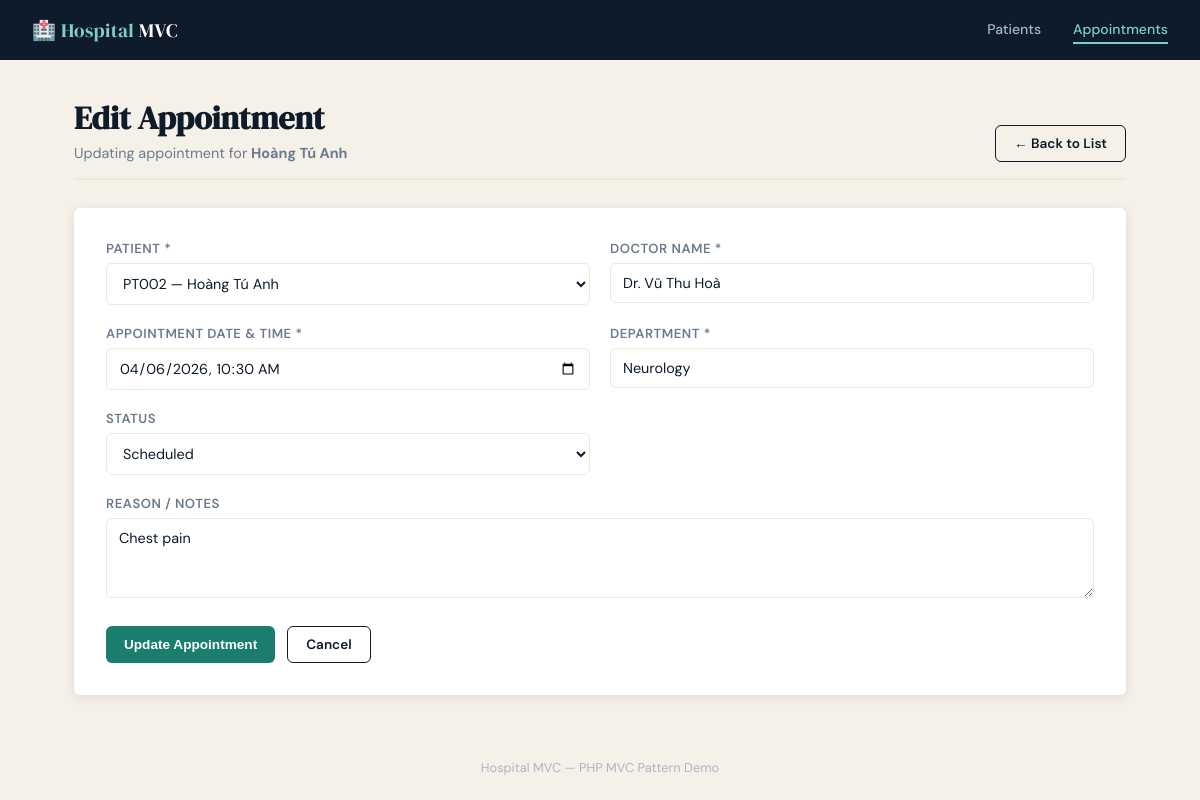
Page /index.php?controller=appointment&action=edit&id=2 on the committed database.
### tables this page shows
CREATE TABLE IF NOT EXISTS appointments (
    id INT AUTO_INCREMENT PRIMARY KEY,
    patient_id INT NOT NULL,
    doctor_name VARCHAR(100) NOT NULL,
    appointment_date DATETIME NOT NULL,
    department VARCHAR(100) NOT NULL,
    reason TEXT,
    status ENUM('Scheduled', 'Completed', 'Cancelled') DEFAULT 'Scheduled',
    created_at TIMESTAMP DEFAULT CURRENT_TIMESTAMP,
    CONSTRAINT fk_patient FOREIGN KEY (patient_id)
        REFERENCES patients(id) ON DELETE CASCADE
);

CREATE TABLE IF NOT EXISTS patients (
    id INT AUTO_INCREMENT PRIMARY KEY,
    patient_code VARCHAR(20) NOT NULL UNIQUE,
    full_name VARCHAR(100) NOT NULL,
    date_of_birth DATE,
    gender ENUM('Male', 'Female', 'Other') DEFAULT 'Other',
    phone VARCHAR(20),
    address VARCHAR(200),
    created_at TIMESTAMP DEFAULT CURRENT_TIMESTAMP
);

### AppointmentController.php (called while the page is built, shortened)
<?php
require_once __DIR__ . '/../models/AppointmentModel.php';
require_once __DIR__ . '/../models/PatientModel.php';
class AppointmentController {
    private AppointmentModel $model;
    private PatientModel $patientModel;
    public function __construct() {
        $this->model        = new AppointmentModel();
        $this->patientModel = new PatientModel();
    }
    public function edit(): void {
        $id = (int)($_GET['id'] ?? 0);
        $record = $this->model->getById($id);
        $data     = $record;
        $patients = $this->patientModel->getAll();
        require __DIR__ . '/../views/appointments/edit.php';
    }
}

### index.php (called while the page is built, shortened)
<?php
$action        = $_GET['action']     ?? 'index';
$controller = new $controllerClass();
$controller->$action();

### database.php (called while the page is built)
<?php
function getConnection(): PDO {
    $host   = 'localhost';
    $dbname = 'hospital_db';
    $user   = 'root';
    $pass   = '';
    try {
        $pdo = new PDO("mysql:host=$host;dbname=$dbname;charset=utf8mb4", $user, $pass);
        $pdo->setAttribute(PDO::ATTR_ERRMODE, PDO::ERRMODE_EXCEPTION);
        $pdo->setAttribute(PDO::ATTR_DEFAULT_FETCH_MODE, PDO::FETCH_ASSOC);
        return $pdo;
    } catch (PDOException $e) {
        die("Database connection failed: " . $e->getMessage());
    }
}

### AppointmentModel.php (called while the page is built, shortened)
<?php
require_once __DIR__ . '/../config/database.php';
class AppointmentModel {
    private PDO $pdo;
    public function __construct() {
        $this->pdo = getConnection();
    }
    public function getById(int $id): array|false {
        $stmt = $this->pdo->prepare(
            "SELECT a.*, p.full_name AS patient_name
             FROM appointments a
             JOIN patients p ON a.patient_id = p.id
             WHERE a.id = ?"
        );
        $stmt->execute([$id]);
        return $stmt->fetch();
    }
}

### PatientModel.php (called while the page is built, shortened)
<?php
require_once __DIR__ . '/../config/database.php';
class PatientModel {
    private PDO $pdo;
    public function __construct() {
        $this->pdo = getConnection();
    }
    public function getAll(): array {
        $stmt = $this->pdo->query("SELECT * FROM patients ORDER BY id DESC");
        return $stmt->fetchAll();
    }
}

### mnt/user-data/outputs/hospital_mvc/views/appointments/edit.php (the view, shortened to what this page needs)
<?php require __DIR__ . '/../partials/header.php'; ?>
<div class="page-header">
    <div>
        <h1>Edit Appointment</h1>
        <p>Updating appointment for <strong><?= htmlspecialchars($record['patient_name'] ?? '') ?></strong></p>
    </div>
    <a href="index.php?controller=appointment&action=index" class="btn btn-outline">← Back to List</a>
</div>
<div class="form-card">
    <form method="POST" action="index.php?controller=appointment&action=update">
        <div class="form-grid">
            <div class="form-group">
                <label>Patient *</label>
                <select name="patient_id" required>
                    <?php foreach ($patients as $p): ?>
                        <option value="<?= $p['id'] ?>"
                            <?= ((int)($data['patient_id'] ?? $record['patient_id']) === (int)$p['id']) ? 'selected' : '' ?>>
                            <?= htmlspecialchars($p['patient_code'] . ' — ' . $p['full_name']) ?>
                        </option>
                    <?php endforeach; ?>
                </select>
            </div>
            <div class="form-group">
                <label>Doctor Name *</label>
                <input type="text" name="doctor_name" value="<?= htmlspecialchars($data['doctor_name'] ?? $record['doctor_name']) ?>" required>
            </div>
            <div class="form-group">
                <label>Appointment Date & Time *</label>
                <?php
                    $dtVal = $data['appointment_date'] ?? $record['appointment_date'] ?? '';
                    $dtVal = str_replace(' ', 'T', substr($dtVal, 0, 16));
                ?>
                <input type="datetime-local" name="appointment_date" value="<?= htmlspecialchars($dtVal) ?>" required>
            </div>
            <div class="form-group">
                <label>Department *</label>
                <input type="text" name="department" value="<?= htmlspecialchars($data['department'] ?? $record['department']) ?>" required>
            </div>
            <div class="form-group">
                <label>Status</label>
                <select name="status">
                    <?php $st = $data['status'] ?? $record['status'] ?? 'Scheduled'; ?>
                    <option value="Scheduled"  <?= $st === 'Scheduled'  ? 'selected' : '' ?>>Scheduled</option>
                </select>
            </div>
            <div class="form-group full">
                <label>Reason / Notes</label>
                <textarea name="reason"><?= htmlspecialchars($data['reason'] ?? $record['reason'] ?? '') ?></textarea>
            </div>
        </div>
        <div class="form-actions">
            <button type="submit" class="btn btn-teal">Update Appointment</button>
            <a href="index.php?controller=appointment&action=index" class="btn btn-outline">Cancel</a>
        </div>
    </form>
</div>
<?php require __DIR__ . '/../partials/footer.php'; ?>

### header.php (style rules this page uses)
:root { --ink: #0d1b2a; --paper: #f5f0e8; --cream: #ede8d8; --teal: #1a7d6e; --teal2: #145f54; --red: #c0392b; --gold: #b8860b; --muted: #6b7a8d; --white: #ffffff; --radius: 6px; --shadow: 0 2px 12px rgba(13,27,42,0.10); }
*, *::before, *::after { box-sizing: border-box; margin: 0; padding: 0; }
body { font-family: 'DM Sans', sans-serif; background-color: var(--paper); color: var(--ink); min-height: 100vh; }
.page-header { display: flex; justify-content: space-between; align-items: flex-end; margin-bottom: 28px; border-bottom: 2px solid var(--cream); padding-bottom: 16px; }
.page-header h1 { font-family: 'DM Serif Display', serif; font-size: 2rem; color: var(--ink); }
.page-header p { color: var(--muted); font-size: 0.9rem; margin-top: 4px; }
.btn { display: inline-block; padding: 9px 18px; border-radius: var(--radius); font-size: 0.85rem; font-weight: 600; text-decoration: none; border: none; cursor: pointer; transition: filter .15s, transform .1s; }
.btn-teal { background: var(--teal); color: #fff; }
.btn-outline { background: transparent; color: var(--ink); border: 1.5px solid var(--ink); }
.form-card { background: var(--white); border-radius: var(--radius); box-shadow: var(--shadow); padding: 32px; }
.form-grid { display: grid; grid-template-columns: 1fr 1fr; gap: 20px; }
.form-group { display: flex; flex-direction: column; gap: 6px; }
.form-group.full { grid-column: 1 / -1; }
label { font-size: 0.82rem; font-weight: 600; color: var(--muted); letter-spacing: 0.04em; text-transform: uppercase; }
input[type=text], input[type=date], input[type=datetime-local], select, textarea { padding: 10px 12px; border: 1.5px solid var(--cream); border-radius: var(--radius); font-family: 'DM Sans', sans-serif; font-size: 0.9rem; color: var(--ink); background: var(--white); transition: border-color .2s; width: 100%; }
textarea { resize: vertical; min-height: 80px; }
.form-actions { display: flex; gap: 12px; margin-top: 28px; }

### rows in the picture
appointments: patient.full_name "Hoàng Tú Anh", patient_id "PT002 — Hoàng Tú Anh", doctor_name "Dr. Vũ Thu Hoà", appointment_date "04/06/2026 10:30", department "Neurology", status "Scheduled", reason "Chest pain"
